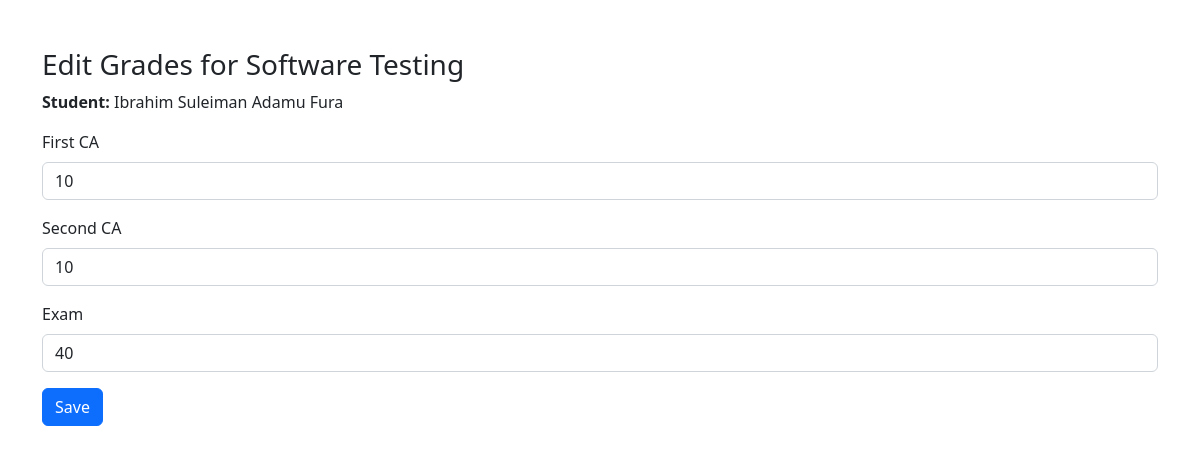
/Lecturer/student-grade.php?student_id=1&subject_id=1 (signed in), run on the app's committed database.
### tables this page shows
CREATE TABLE `subjects` (
  `subject_id` int NOT NULL AUTO_INCREMENT,
  `subject` varchar(31) NOT NULL,
  `subject_code` varchar(31) NOT NULL,
  `department` int DEFAULT NULL,
  PRIMARY KEY (`subject_id`)
);

CREATE TABLE `students` (
  `student_id` int NOT NULL AUTO_INCREMENT,
  `username` varchar(127) NOT NULL,
  `password` varchar(255) NOT NULL,
  `fname` varchar(127) NOT NULL,
  `lname` varchar(255) NOT NULL,
  `department_id` int DEFAULT NULL,
  `level` varchar(10) DEFAULT NULL,
  `cgpa` decimal(4,2) DEFAULT NULL,
  `address` varchar(500) NOT NULL,
  `gender` varchar(7) NOT NULL,
  `email_address` varchar(255) NOT NULL,
  `date_of_birth` date NOT NULL,
  `date_of_joined` timestamp NULL DEFAULT CURRENT_TIMESTAMP,
  `parent_fname` varchar(127) NOT NULL,
  `parent_lname` varchar(127) NOT NULL,
  `parent_phone_number` varchar(31) NOT NULL,
  PRIMARY KEY (`student_id`),
  UNIQUE KEY `username` (`username`),
  KEY `fk_department` (`department_id`),
  CONSTRAINT `fk_department` FOREIGN KEY (`department_id`) REFERENCES `departments` (`department_id`) ON DELETE SET NULL
);

CREATE TABLE `student_subject_scores` (
  `id` int NOT NULL AUTO_INCREMENT,
  `student_id` int NOT NULL,
  `subject_id` int NOT NULL,
  `first_ca` tinyint DEFAULT NULL,
  `second_ca` tinyint DEFAULT NULL,
  `exam` tinyint DEFAULT NULL,
  `created_at` timestamp NULL DEFAULT CURRENT_TIMESTAMP,
  `updated_at` timestamp NULL DEFAULT CURRENT_TIMESTAMP ON UPDATE CURRENT_TIMESTAMP,
  PRIMARY KEY (`id`),
  UNIQUE KEY `ux_student_subject` (`student_id`,`subject_id`),
  KEY `subject_id` (`subject_id`),
  CONSTRAINT `student_subject_scores_ibfk_1` FOREIGN KEY (`student_id`) REFERENCES `students` (`student_id`),
  CONSTRAINT `student_subject_scores_ibfk_2` FOREIGN KEY (`subject_id`) REFERENCES `subjects` (`subject_id`) ON DELETE CASCADE
);

### Lecturer/student-grade.php (the view, shortened to what this page needs)
<?php
include "../DB_connection.php";
$student_id = (int)$_GET['student_id'];
$subject_id = (int)$_GET['subject_id'];
$stmt = $conn->prepare("SELECT * FROM students WHERE student_id = ?");
$stmt->execute([$student_id]);
$student = $stmt->fetch(PDO::FETCH_ASSOC);
$stmt2 = $conn->prepare("SELECT * FROM subjects WHERE subject_id = ?");
$stmt2->execute([$subject_id]);
$subject = $stmt2->fetch(PDO::FETCH_ASSOC);
$stmt3 = $conn->prepare("SELECT * FROM student_subject_scores WHERE student_id = ? AND subject_id = ?");
$stmt3->execute([$student_id, $subject_id]);
$score = $stmt3->fetch(PDO::FETCH_ASSOC);
?>
<!DOCTYPE html>
<html lang="en">
<head>
  <link href="https://cdn.jsdelivr.net/npm/bootstrap@5.2.0/dist/css/bootstrap.min.css" rel="stylesheet"/>
</head>
<body>
  <div class="container mt-5">
  <h3>Edit Grades for <?=htmlspecialchars($subject['subject'])?></h3>
  <p><strong>Student:</strong> <?=htmlspecialchars($student['fname'] . ' ' . $student['lname'])?></p>
    <form method="post">
        <div class="mb-3">
            <label for="first_ca" class="form-label">First CA</label>
            <input type="number" class="form-control" id="first_ca" name="first_ca" min="0" max="20" value="<?=htmlspecialchars($score['first_ca'] ?? '')?>">
        </div>
        <div class="mb-3">
            <label for="second_ca" class="form-label">Second CA</label>
            <input type="number" class="form-control" id="second_ca" name="second_ca" min="0" max="20" value="<?=htmlspecialchars($score['second_ca'] ?? '')?>">
        </div>
        <div class="mb-3">
            <label for="exam" class="form-label">Exam</label>
            <input type="number" class="form-control" id="exam" name="exam" min="0" max="60" value="<?=htmlspecialchars($score['exam'] ?? '')?>">
        </div>
        <button type="submit" class="btn btn-primary">Save</button>
    </form>
  </div>
</body>
</html>

### data on the page
subjects: subject "Software Testing"
students: fname+lname "Ibrahim Suleiman Adamu Fura"
student_subject_scores: first_ca "10", second_ca "10", exam "40"
